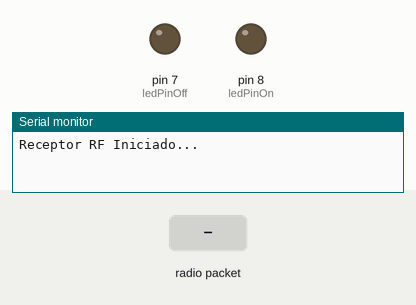
This sketch was run on a simulated Arduino Uno, built with avr-gcc and run on an emulated ATmega328P. Shown: output pins drawn as LEDs (lit = HIGH), the last lines printed to the serial monitor. The inputs (shaded band) are chosen by the test bench. No radio packets arrive unless stated.

Above: at 1.2 s.
1.3 s: radio packet "1" arrives
At 1.7 s:
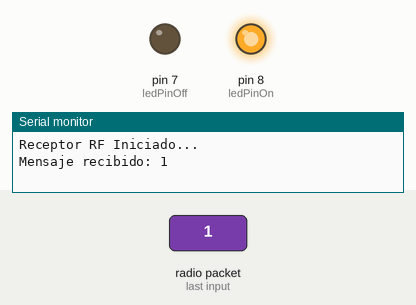
Timing chart, 0 to 4.3 s (numbered marks = the images above; inputs shaded):
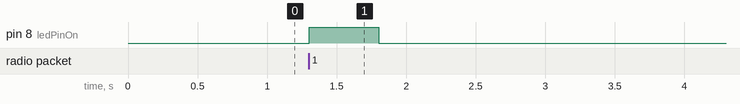

Measured:
- after the input at 1.3 s, pin 8 (ledPinOn): LOW → HIGH at once, → LOW 0.50 s later

The sketch:

RecepcionRadiofrecuencia.ino
```cpp
#include <RH_ASK.h>
#include <SPI.h>

const int ledPinOn = 8;  // LED indicador
const int ledPinOff = 7;
RH_ASK askRx(2000, 2, 3, 0); // 2000bps, Pin RX = 2, TX no se usa en receptor

void setup() {
  pinMode(ledPinOff, OUTPUT);
  Serial.begin(9600);
  Serial.println("Receptor RF Iniciado...");

  if (!askRx.init()) {
    Serial.println("Error al inicializar ASK");
    digitalWrite(ledPinOff, HIGH);
    delay(2000);
    digitalWrite(ledPinOff, LOW);
    while (1);
  }

  pinMode(ledPinOn, OUTPUT);
}

void loop() {
  uint8_t msg[10 + 1];
  uint8_t msgLen = 10;

  if (askRx.recv(msg, &msgLen)) {
    msg[msgLen] = '\0';
    Serial.print("Mensaje recibido: ");
    Serial.println((char*)msg);

    digitalWrite(ledPinOn, HIGH);
    delay(500);
    digitalWrite(ledPinOn, LOW);
  }

  delay(100);
}
```
